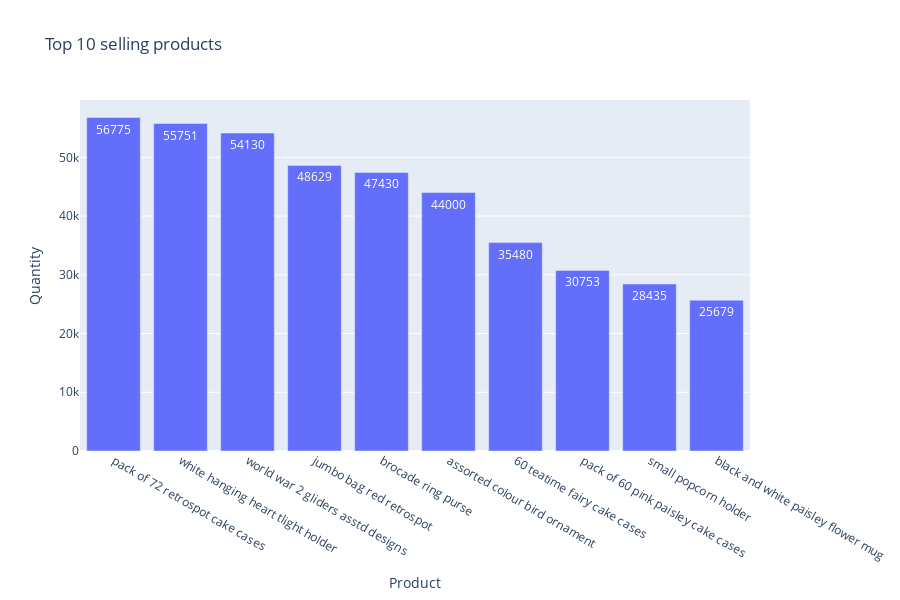

This figure's notebook cell:
### Code cell
create_bar_plot(top_10_selling_prods,
                'Description',
                'TOTAL_QUANTITY',
                'TOTAL_QUANTITY',
                'Top 10 selling products',
                "Product",
                "Quantity")

### Figure 1 — Plotly figure (JSON) as saved in the notebook; plotly's stock layout.template omitted (floating-point values rounded to 4 significant figures)
{"data": [{"alignmentgroup": "True", "hovertemplate": "Description=%{x}<br>TOTAL_QUANTITY=%{text}<extra></extra>", "legendgroup": "", "marker": {"color": "#636efa", "pattern": {"shape": ""}}, "name": "", "offsetgroup": "", "orientation": "v", "showlegend": false, "text": [56775, 55751, 54130, 48629, 47430, 44000, 35480, 30753, 28435, 25679], "textposition": "auto", "type": "bar", "x": ["pack of 72 retrospot cake cases", "white hanging heart tlight holder", "world war 2 gliders asstd designs", "jumbo bag red retrospot", "brocade ring purse", "assorted colour bird ornament", "60 teatime fairy cake cases", "pack of 60 pink paisley cake cases", "small popcorn holder", "black and white paisley flower mug"], "xaxis": "x", "y": [56775, 55751, 54130, 48629, 47430, 44000, 35480, 30753, 28435, 25679], "yaxis": "y"}], "layout": {"barmode": "relative", "height": 600, "legend": {"tracegroupgap": 0}, "title": {"text": "Top 10 selling products"}, "xaxis": {"anchor": "y", "domain": [0, 1], "title": {"text": "Product"}}, "yaxis": {"anchor": "x", "domain": [0, 1], "title": {"text": "Quantity"}}}}
